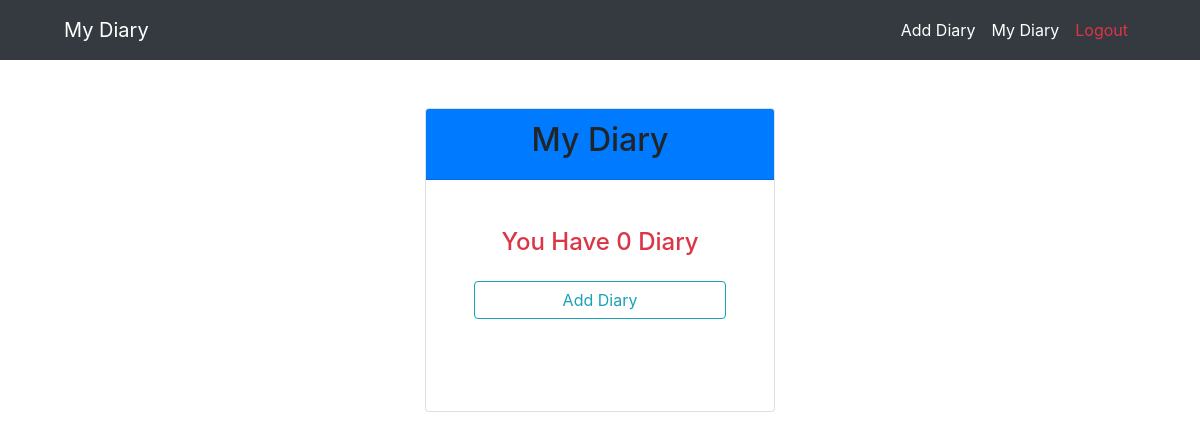
The app's page /my_diary/ (signed in), older data.
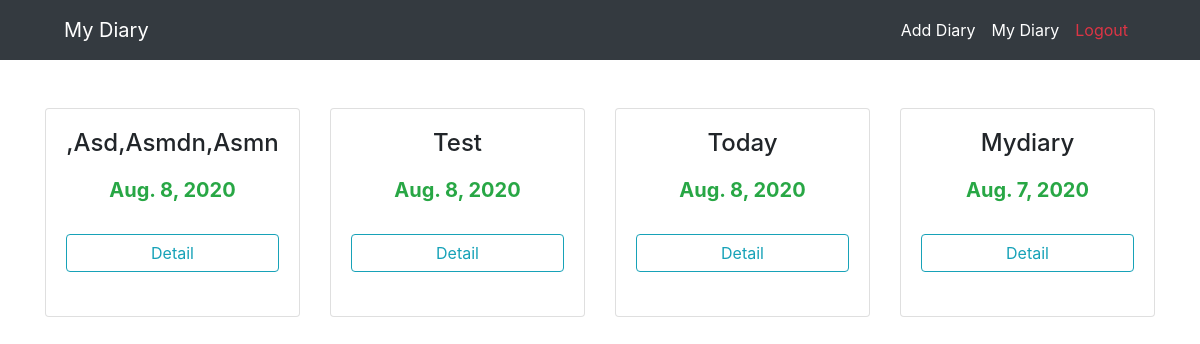
The same page, newer data.
### diary/models.py (models this page shows, shortened)
class MyDiary(models.Model):
    date_add = models.DateField(auto_now=True)
    name = models.ForeignKey(User, on_delete=models.CASCADE)
    title = models.CharField(max_length=50)
    value = models.CharField(max_length=10000)
    status = models.BooleanField(default=True)

### diary/views.py (the view)
# urls.py: path('my_diary/', views.my_diary, name='my_diary'),
def my_diary(request):
    if request.user.is_authenticated:
        diary = MyDiary.objects.filter(name=request.user).order_by('-date_add')
        if len(diary) == 0:
            message = 'You have 0 diary'
        else:
            message = None
        return render(request, 'diary/my_diary.html', {
            'diary': diary,
            'message':message,
        }
        )
    else:
        return HttpResponseRedirect(reverse('home:not_login'))

### templates/diary/my_diary.html (shortened to what this page needs)
{% extends 'base.html' %}
{% block content %}
{% if message is None %}
<div class="container my-5">
    <div class="row">
        {% for i in diary %}
        {% if i.status == True %}
        <div class="col-sm-9 col-ml-7 col-lg-3 mx-auto">
            <div class="card card-cascade">
                <div class="card-body card-body-cascade text-center">
                    <h4 class="card-title text-capitalize">{{ i.title }}</h4>
                    <h5 class="font-weigth-bold text-success py-2"><strong>{{ i.date_add }}</strong></h5>
                    <a href="../detail/{{ i.id }}/"
                        class="btn btn-outline-info btn-rounded btn-block my-4 wave-effect z-depth-0">Detail</a>
                </div>
            </div>
        </div>
        {% endif %}
        {% endfor %}
    </div>
</div>
{% else %}
<div class="container">
    <div class="row">
        <div class="col-sm-9 col-ml-7 col-lg-4 mx-auto">
            <div class="card card-signin my-5">
                <div class="card-header text-center bg-primary white-text">
                    <h2>My Diary</h2>
                </div>
                <div class="card-body px-lg-5 pt-0 mt-5 mb-5">
                    <h4 class="text-center text-capitalize text-danger">{{ message }}</h4>
                    <a href="{% url 'diary:add_diary' %}"
                        class="btn btn-outline-info btn-rounded btn-block my-4 wave-effect z-depth-0">Add Diary</a>
                </div>
            </div>
        </div>
    </div>
</div>
{% endif %}
{% endblock content %}

### templates/base.html (shortened to what this page needs)
{% load static %}
<html lang="en">
<head>
    <link rel="stylesheet" href="{% static 'bootstrap/css/bootstrap.min.css' %}">
</head>
<body>
    {% if request.user.is_authenticated %}
    <nav class="navbar navbar-expand-lg navbar-dark bg-dark" style="height: 60px;">
        <a class="navbar-brand ml-5" href="{% url 'home:index' %}">My Diary</a>
        <div class="collapse navbar-collapse mr-5" id="navbarSupportedContent">
            <ul class="navbar-nav ml-lg-auto">
                <li class="nav-item active">
                    <a href="{% url 'diary:add_diary' %}" class="nav-link">Add Diary</a>
                </li>
                <li class="nav-item active">
                    <a href="{% url 'diary:my_diary' %}" class="nav-link">My Diary</a>
                </li>
                <li class="nav-item active">
                    <a class="nav-link text-danger" href="../../../logout">Logout</a>
                </li>
            </ul>
        </div>
    </nav>
    {% endif %}
    {% block content %}
    {% endblock content %}
</body>
</html>

Row changes from the older to the newer data that the page shows:
added MyDiary: title ",asd,asmdn,asmn", date_add "Aug. 8, 2020"
added MyDiary: title "Test", date_add "Aug. 8, 2020"
added MyDiary: title "Today", date_add "Aug. 8, 2020"
added MyDiary: title "Mydiary", date_add "Aug. 7, 2020"
Text that changed along with them:
{{ message }}: "You Have 0 Diary" → (not shown)
text no longer shown: "My Diary Add Diary"
